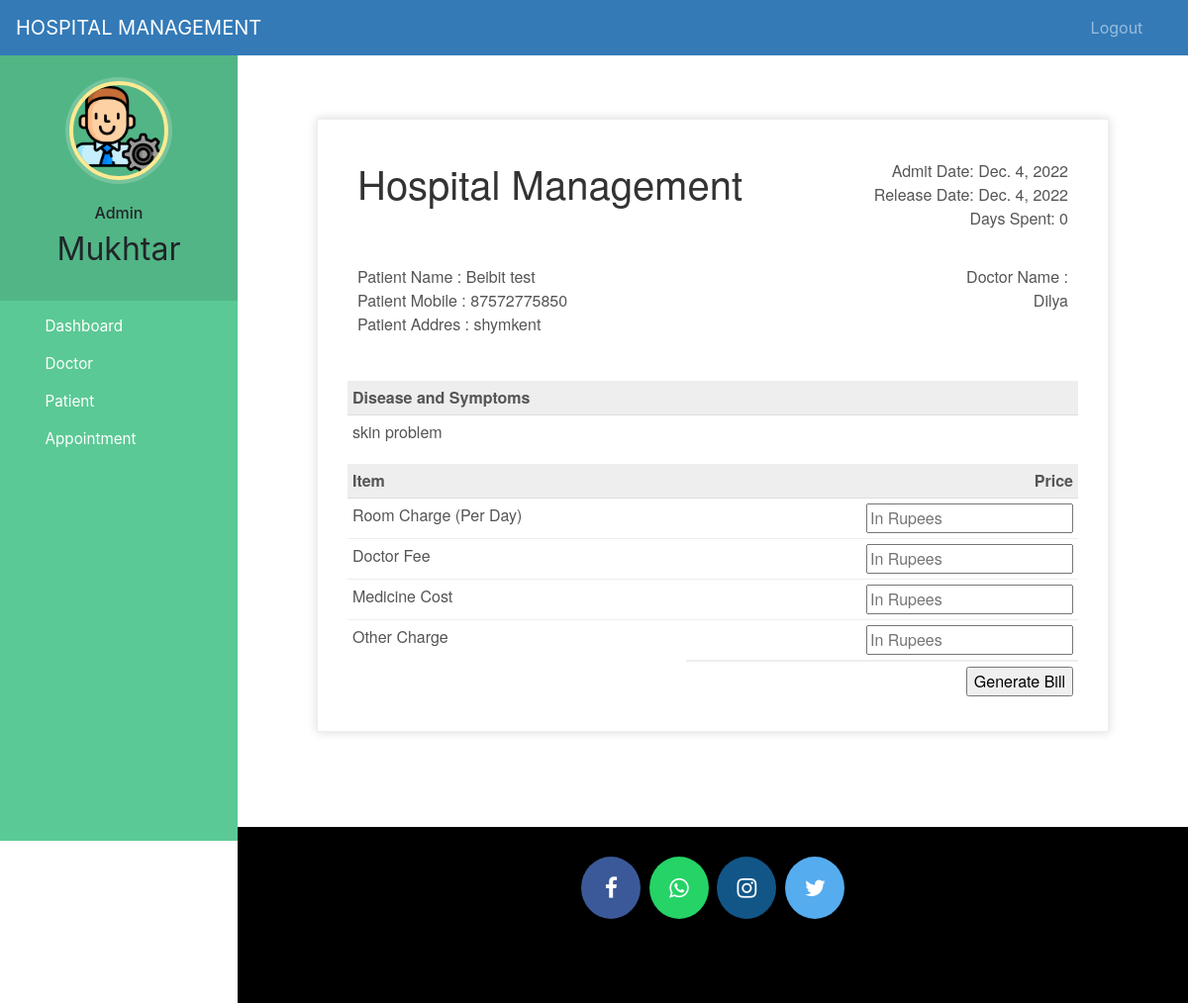
Page /discharge-patient/1 (signed in) on the committed database.
### hospital/models.py (models this page shows, shortened)
class Patient(models.Model):
    user=models.OneToOneField(User,on_delete=models.CASCADE)
    profile_pic= models.ImageField(upload_to='profile_pic/PatientProfilePic/',null=True,blank=True)
    address = models.CharField(max_length=40)
    mobile = models.CharField(max_length=20,null=False)
    symptoms = models.CharField(max_length=100,null=False)
    assignedDoctorId = models.PositiveIntegerField(null=True)
    admitDate=models.DateField(auto_now=True)
    status=models.BooleanField(default=False)
    @property
    def get_name(self):
        return self.user.first_name+" "+self.user.last_name

### hospital/views.py (the view, shortened to what this page needs)
# urls.py: path('discharge-patient/<int:pk>', views.discharge_patient_view,name='discharge-patient'),
@login_required(login_url='adminlogin')
@user_passes_test(is_admin)
def discharge_patient_view(request,pk):
    patient=models.Patient.objects.get(id=pk)
    days=(date.today()-patient.admitDate) #2 days, 0:00:00
    assignedDoctor=models.User.objects.all().filter(id=patient.assignedDoctorId)
    d=days.days # only how many day that is 2
    patientDict={
        'patientId':pk,
        'name':patient.get_name,
        'mobile':patient.mobile,
        'address':patient.address,
        'symptoms':patient.symptoms,
        'admitDate':patient.admitDate,
        'todayDate':date.today(),
        'day':d,
        'assignedDoctorName':assignedDoctor[0].first_name,
    }
    return render(request,'hospital/patient_generate_bill.html',context=patientDict)

### hospital/views.py (called while the page is built)
def is_admin(user):
    return user.groups.filter(name='ADMIN').exists()

### templates/hospital/patient_generate_bill.html (shortened to what this page needs)
{% extends 'hospital/admin_base.html' %}
{% load static %}
{% block content %}
<head>
</head>
<br><br><br>
<div class="invoice-box">
  <table cellpadding="0" cellspacing="0">
    <tr class="top">
      <td colspan="2">
        <table>
          <tr>
            <td class="title">
              <h1>Hospital Management</h1>
            </td>
            <td>
              Admit Date: {{admitDate}}<br>
              Release Date: {{todayDate}}<br>
              Days Spent: {{day}}
            </td>
          </tr>
        </table>
      </td>
    </tr>
    <tr class="information">
      <td colspan="2">
        <table>
          <tr>
            <td>
              Patient Name : {{name}}<br>
              Patient Mobile : {{mobile}}<br>
              Patient Addres : {{address}}<br>
            </td>
            <td>
              Doctor Name :<br>
              {{assignedDoctorName}}<br>
            </td>
          </tr>
        </table>
      </td>
    </tr>
    <tr class="heading">
      <td>
        Disease and Symptoms
      </td>
      <td>
      </td>
    </tr>
    <tr class="details">
      <td>
        {{symptoms}}
      </td>
    </tr>
    <tr class="heading">
      <td>
        Item
      </td>
      <td>
        Price
      </td>
    </tr>
    <form method="post">
      <tr class="item">
        <td>
          Room Charge (Per Day)
        </td>
        <td>
          <input type="number" name="roomCharge" placeholder="In Rupees" value="">
        </td>
      </tr>
      <tr class="item">
        <td>
          Doctor Fee
        </td>
        <td>
          <input type="number" name="doctorFee" placeholder="In Rupees" value="">
        </td>
      </tr>
      <tr class="item">
        <td>
          Medicine Cost
        </td>
        <td>
          <input type="number" name="medicineCost" placeholder="In Rupees" value="">
        </td>
      </tr>
      <tr class="item last">
        <td>
          Other Charge
        </td>
        <td>
          <input type="number" name="OtherCharge" placeholder="In Rupees" value="">
        </td>
      </tr>
      <tr class="total">
        <td></td>
        <td>
          <input type="submit" name="submit" value="Generate Bill">
        </td>
      </tr>
    </form>
  </table>
</div>
{% endblock content %}

### templates/hospital/admin_base.html (shortened to what this page needs)
<!DOCTYPE html>
{% load static %}
<html lang="en">
<head>
  <link rel="stylesheet" href="https://stackpath.bootstrapcdn.com/bootstrap/4.3.1/css/bootstrap.min.css">
  <link rel="stylesheet" href="https://maxcdn.bootstrapcdn.com/font-awesome/4.7.0/css/font-awesome.min.css">
  <link rel="stylesheet" href="{% static '/style.css' %}">
</head>
<body>
  <nav class="menu" tabindex="0">
    <header class="avatar">
      <img src="{% static "images/adminpropic.png" %}" />
      <br><br>
      <h6>Admin</h6>
      <h2>{{request.user.first_name}}</h2>
    </header>
    <ul>
      <li tabindex="0" class="icon-dashboard"> <a style="color:white; text-decoration:none;" href="/admin-dashboard"><span>Dashboard</span></a> </li>
      <li tabindex="0" class="icon-customers"> <a style="color:white; text-decoration:none;" href="/admin-doctor"><span>Doctor</span></a></li>
      <li tabindex="0" class="icon-users"> <a style="color:white; text-decoration:none;" href="/admin-patient"><span>Patient</span></a></li>
      <li tabindex="0" class="icon-calendar"> <a style="color:white; text-decoration:none;" href="/admin-appointment"><span>Appointment</span></a></li>
    </ul>
  </nav>
  <main>
    <div class="bs-example">
      <nav class="navbar navbar-expand-md  navbar-dark fixed-top" style="background:#337AB7;">
        <a href="/admin-dashboard" class="navbar-brand">HOSPITAL MANAGEMENT</a>
        <div class="collapse navbar-collapse justify-content-between" id="navbarCollapse">
          <div class="navbar-nav" style=" margin-left: 90%;">
            <a href="/logout" class="nav-item nav-link">Logout</a>
          </div>
        </div>
      </nav>
    </div>
    <br><br>
    {% block content %}
    {% endblock content %}
    <br><br><br><br>
    <footer>
      <p>
        <a id="ftr" href="https://facebook.com/sumit.luv/" class="fa fa-facebook"></a>
        <a id="ftr" href="https://api.whatsapp.com/send?phone=919572181024&text=Hello%20Sumit.%0d%0aHow%20are%20you%20%3f%0d%0aI%20came%20from%20your%20website.&source=&data=#" class="fa fa-whatsapp"></a>
        <a id="ftr" href="https://instagram.com/sumit.luv" class="fa fa-instagram"></a>
        <a id="ftr" href="https://twitter.com/sumitkumar1503" class="fa fa-twitter"></a>
      </p>
      <br>
      <div class="container">
        <div class="row">
          <div class="col-md-12 col-sm-12">
            <div style="color:#ffffff;" class="wow fadeInUp footer-copyright">
              <p><br>
                </p>
            </div>
          </div>
        </div>
      </div>
    </footer>
  </main>
</body>
</html>

### static/style.css (style rules this page uses)
body { padding-left: 240px; }
main { position: relative; height: 100vh; }
.menu { background: #5bc995; height: 100vh; width: 240px; position: fixed; top: 0px; left: 0; z-index: 5; outline: none; }
.menu .avatar { background: rgba(0, 0, 0, 0.1); padding: 2em 0.5em; text-align: center; }
.menu .avatar img { width: 100px; border-radius: 50%; overflow: hidden; border: 4px solid #ffea92; box-shadow: 0 0 0 4px rgba(255, 255, 255, 0.2); }
.menu .avatar h2 { font-weight: normal; margin-bottom: 0; }
.menu ul { list-style: none; padding: 0.5em 0; margin: 0; }
.menu ul li { padding: 0.5em 1em 0.5em 3em; font-size: 0.95em; font-weight: regular; background-repeat: no-repeat; background-position: left 15px center; background-size: auto 20px; transition: all 0.15s linear; cursor: pointer; }
.menu ul li.icon-dashboard { background-image: url("http://www.entypo.com/images//gauge.svg"); }
.menu ul li.icon-customers { background-image: url("http://www.entypo.com/images//briefcase.svg"); }
.menu ul li.icon-users { background-image: url("http://www.entypo.com/images//users.svg"); }
.menu ul li.icon-calendar { background-image: url("http://www.entypo.com/images//calendar.svg"); }

### templates/hospital/admin_base.html (style rules this page uses)
a:link { text-decoration: none; }
a { color: white; }
footer { padding: 0px 0px 0px 0px; background-color: black; margin: 0px; }
#ftr { padding: 20px; }
.fa { font-size: 23px; width: 60px; text-align: center; text-decoration: none; margin: 5px 2px; border-radius: 50%; }
.fa-facebook { background: #3B5998; color: white; margin-top: 30px; }
.fa-whatsapp { background: #25d366; color: white; }
.fa-twitter { background: #55ACEE; color: white; }
.fa-instagram { background: #125688; color: white; }
p { text-align: center; }
body { padding-left: 240px; }
main { position: relative; height: 100vh; }
.menu { background: #5bc995; height: 100vh; width: 240px; position: fixed; top: 0px; left: 0; z-index: 5; outline: none; }
.menu .avatar { background: rgba(0, 0, 0, 0.1); padding: 2em 0.5em; text-align: center; }
.menu .avatar img { width: 100px; border-radius: 50%; overflow: hidden; border: 4px solid #ffea92; box-shadow: 0 0 0 4px rgba(255, 255, 255, 0.2); }
.menu .avatar h2 { font-weight: normal; margin-bottom: 0; }
.menu ul { list-style: none; padding: 0.5em 0; margin: 0; }
.menu ul li { padding: 0.5em 1em 0.5em 3em; font-size: 0.95em; font-weight: regular; background-repeat: no-repeat; background-position: left 15px center; background-size: auto 20px; transition: all 0.15s linear; cursor: pointer; }
.menu ul li.icon-dashboard { background-image: url("http://www.entypo.com/images//gauge.svg"); }
.menu ul li.icon-customers { background-image: url("http://www.entypo.com/images//briefcase.svg"); }
.menu ul li.icon-users { background-image: url("http://www.entypo.com/images//users.svg"); }
.menu ul li.icon-calendar { background-image: url("http://www.entypo.com/images//calendar.svg"); }

### templates/hospital/patient_generate_bill.html (style rules this page uses)
.invoice-box { max-width: 800px; margin: auto; padding: 30px; border: 1px solid #eee; box-shadow: 0 0 10px rgba(0, 0, 0, .15); font-size: 16px; line-height: 24px; font-family: 'Helvetica Neue', 'Helvetica', Helvetica, Arial, sans-serif; color: #555; }
.invoice-box table { width: 100%; line-height: inherit; text-align: left; }
.invoice-box table td { padding: 5px; vertical-align: top; }
.invoice-box table tr td:nth-child(2) { text-align: right; }
.invoice-box table tr.top table td { padding-bottom: 20px; }
.invoice-box table tr.top table td.title { font-size: 45px; line-height: 45px; color: #333; }
.invoice-box table tr.information table td { padding-bottom: 40px; }
.invoice-box table tr.heading td { background: #eee; border-bottom: 1px solid #ddd; font-weight: bold; }
.invoice-box table tr.details td { padding-bottom: 20px; }
.invoice-box table tr.item td { border-bottom: 1px solid #eee; }
.invoice-box table tr.item.last td { border-bottom: none; }
.invoice-box table tr.total td:nth-child(2) { border-top: 2px solid #eee; font-weight: bold; }
.menu { top: 50px; }

### rows in the picture
Patient: admitDate "Dec. 4, 2022", mobile "87572775850", address "shymkent", symptoms "skin problem"

### other values in the picture
{{ request.user.first_name }} "Mukhtar"
{{ name }} "Beibit test"
{{ assignedDoctorName }} "Dilya"
